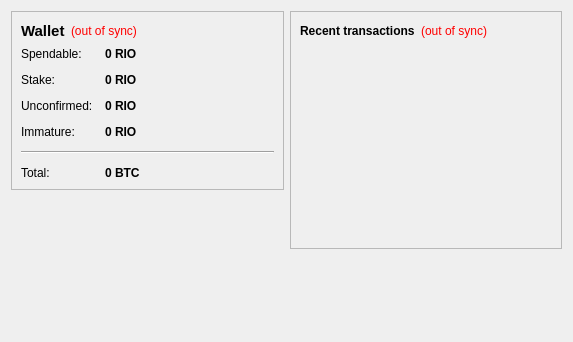
<?xml version="1.0" encoding="UTF-8"?>
<ui version="4.0">
 <class>OverviewPage</class>
 <widget class="QWidget" name="OverviewPage">
  <property name="geometry">
   <rect>
    <x>0</x>
    <y>0</y>
    <width>573</width>
    <height>342</height>
   </rect>
  </property>
  <property name="windowTitle">
   <string>Form</string>
  </property>
  <layout class="QHBoxLayout" name="horizontalLayout" stretch="1,1">
   <item>
    <layout class="QVBoxLayout" name="verticalLayout_2">
     <item>
      <widget class="QFrame" name="frame">
       <property name="frameShape">
        <enum>QFrame::StyledPanel</enum>
       </property>
       <property name="frameShadow">
        <enum>QFrame::Raised</enum>
       </property>
       <layout class="QVBoxLayout" name="verticalLayout_4">
        <item>
         <layout class="QHBoxLayout" name="horizontalLayout_4">
          <item>
           <widget class="QLabel" name="label_5">
            <property name="font">
             <font>
              <pointsize>11</pointsize>
              <weight>75</weight>
              <bold>true</bold>
             </font>
            </property>
            <property name="text">
             <string>Wallet</string>
            </property>
           </widget>
          </item>
          <item>
           <widget class="QLabel" name="labelWalletStatus">
            <property name="toolTip">
             <string>The displayed information may be out of date. Your wallet automatically synchronizes with the RioCoin network after a connection is established, but this process has not completed yet.</string>
            </property>
            <property name="styleSheet">
             <string notr="true">QLabel { color: red; }</string>
            </property>
            <property name="text">
             <string notr="true">(out of sync)</string>
            </property>
            <property name="alignment">
             <set>Qt::AlignLeading|Qt::AlignLeft|Qt::AlignVCenter</set>
            </property>
           </widget>
          </item>
          <item>
           <spacer name="horizontalSpacer_2">
            <property name="orientation">
             <enum>Qt::Horizontal</enum>
            </property>
            <property name="sizeHint" stdset="0">
             <size>
              <width>40</width>
              <height>20</height>
             </size>
            </property>
           </spacer>
          </item>
         </layout>
        </item>
        <item>
         <layout class="QFormLayout" name="formLayout_2">
          <property name="fieldGrowthPolicy">
           <enum>QFormLayout::AllNonFixedFieldsGrow</enum>
          </property>
          <property name="horizontalSpacing">
           <number>12</number>
          </property>
          <property name="verticalSpacing">
           <number>12</number>
          </property>
          <item row="0" column="0">
           <widget class="QLabel" name="label">
            <property name="text">
             <string>Spendable:</string>
            </property>
           </widget>
          </item>
          <item row="0" column="1">
           <widget class="QLabel" name="labelBalance">
            <property name="font">
             <font>
              <weight>75</weight>
              <bold>true</bold>
             </font>
            </property>
            <property name="cursor">
             <cursorShape>IBeamCursor</cursorShape>
            </property>
            <property name="toolTip">
             <string>Your current spendable balance</string>
            </property>
            <property name="text">
             <string notr="true">0 RIO</string>
            </property>
            <property name="textInteractionFlags">
             <set>Qt::LinksAccessibleByMouse|Qt::TextSelectableByKeyboard|Qt::TextSelectableByMouse</set>
            </property>
           </widget>
          </item>
          <item row="1" column="0">
           <widget class="QLabel" name="label_6">
            <property name="text">
             <string>Stake:</string>
            </property>
           </widget>
          </item>
          <item row="1" column="1">
           <widget class="QLabel" name="labelStake">
            <property name="font">
             <font>
              <weight>75</weight>
              <bold>true</bold>
             </font>
            </property>
            <property name="cursor">
             <cursorShape>IBeamCursor</cursorShape>
            </property>
            <property name="toolTip">
             <string>Total of coins that was staked, and do not yet count toward the current balance</string>
            </property>
            <property name="text">
             <string notr="true">0 RIO</string>
            </property>
            <property name="textInteractionFlags">
             <set>Qt::LinksAccessibleByMouse|Qt::TextSelectableByKeyboard|Qt::TextSelectableByMouse</set>
            </property>
           </widget>
          </item>
          <item row="2" column="0">
           <widget class="QLabel" name="label_3">
            <property name="text">
             <string>Unconfirmed:</string>
            </property>
           </widget>
          </item>
          <item row="2" column="1">
           <widget class="QLabel" name="labelUnconfirmed">
            <property name="font">
             <font>
              <weight>75</weight>
              <bold>true</bold>
             </font>
            </property>
            <property name="cursor">
             <cursorShape>IBeamCursor</cursorShape>
            </property>
            <property name="toolTip">
             <string>Total of transactions that have yet to be confirmed, and do not yet count toward the current balance</string>
            </property>
            <property name="text">
             <string notr="true">0 RIO</string>
            </property>
            <property name="textInteractionFlags">
             <set>Qt::LinksAccessibleByMouse|Qt::TextSelectableByKeyboard|Qt::TextSelectableByMouse</set>
            </property>
           </widget>
          </item>
          <item row="3" column="0">
           <widget class="QLabel" name="labelImmatureText">
            <property name="text">
             <string>Immature:</string>
            </property>
           </widget>
          </item>
          <item row="3" column="1">
           <widget class="QLabel" name="labelImmature">
            <property name="font">
             <font>
              <weight>75</weight>
              <bold>true</bold>
             </font>
            </property>
            <property name="toolTip">
             <string>Mined balance that has not yet matured</string>
            </property>
            <property name="text">
             <string notr="true">0 RIO</string>
            </property>
            <property name="textInteractionFlags">
             <set>Qt::LinksAccessibleByMouse|Qt::TextSelectableByKeyboard|Qt::TextSelectableByMouse</set>
            </property>
           </widget>
          </item>
          <item row="4" column="0" colspan="2">
           <widget class="Line" name="line">
            <property name="orientation">
             <enum>Qt::Horizontal</enum>
            </property>
           </widget>
          </item>
          <item row="5" column="0">
           <widget class="QLabel" name="labelTotalText">
            <property name="text">
             <string>Total:</string>
            </property>
           </widget>
          </item>
          <item row="5" column="1">
           <widget class="QLabel" name="labelTotal">
            <property name="font">
             <font>
              <weight>75</weight>
              <bold>true</bold>
             </font>
            </property>
            <property name="cursor">
             <cursorShape>IBeamCursor</cursorShape>
            </property>
            <property name="toolTip">
             <string>Your current total balance</string>
            </property>
            <property name="text">
             <string notr="true">0 BTC</string>
            </property>
            <property name="textInteractionFlags">
             <set>Qt::LinksAccessibleByMouse|Qt::TextSelectableByKeyboard|Qt::TextSelectableByMouse</set>
            </property>
           </widget>
          </item>
         </layout>
        </item>
       </layout>
      </widget>
     </item>
     <item>
      <spacer name="verticalSpacer">
       <property name="orientation">
        <enum>Qt::Vertical</enum>
       </property>
       <property name="sizeHint" stdset="0">
        <size>
         <width>20</width>
         <height>40</height>
        </size>
       </property>
      </spacer>
     </item>
    </layout>
   </item>
   <item>
    <layout class="QVBoxLayout" name="verticalLayout_3">
     <item>
      <widget class="QFrame" name="frame_2">
       <property name="frameShape">
        <enum>QFrame::StyledPanel</enum>
       </property>
       <property name="frameShadow">
        <enum>QFrame::Raised</enum>
       </property>
       <layout class="QVBoxLayout" name="verticalLayout">
        <item>
         <layout class="QHBoxLayout" name="horizontalLayout_2">
          <item>
           <widget class="QLabel" name="label_4">
            <property name="text">
             <string>&lt;b&gt;Recent transactions&lt;/b&gt;</string>
            </property>
           </widget>
          </item>
          <item>
           <widget class="QLabel" name="labelTransactionsStatus">
            <property name="toolTip">
             <string>The displayed information may be out of date. Your wallet automatically synchronizes with the RioCoin network after a connection is established, but this process has not completed yet.</string>
            </property>
            <property name="styleSheet">
             <string notr="true">QLabel { color: red; }</string>
            </property>
            <property name="text">
             <string notr="true">(out of sync)</string>
            </property>
            <property name="alignment">
             <set>Qt::AlignRight|Qt::AlignTrailing|Qt::AlignVCenter</set>
            </property>
           </widget>
          </item>
          <item>
           <spacer name="horizontalSpacer">
            <property name="orientation">
             <enum>Qt::Horizontal</enum>
            </property>
            <property name="sizeHint" stdset="0">
             <size>
              <width>40</width>
              <height>20</height>
             </size>
            </property>
           </spacer>
          </item>
         </layout>
        </item>
        <item>
         <widget class="QListView" name="listTransactions">
          <property name="styleSheet">
           <string notr="true">QListView { background: transparent; }</string>
          </property>
          <property name="frameShape">
           <enum>QFrame::NoFrame</enum>
          </property>
          <property name="verticalScrollBarPolicy">
           <enum>Qt::ScrollBarAlwaysOff</enum>
          </property>
          <property name="horizontalScrollBarPolicy">
           <enum>Qt::ScrollBarAlwaysOff</enum>
          </property>
          <property name="selectionMode">
           <enum>QAbstractItemView::NoSelection</enum>
          </property>
         </widget>
        </item>
       </layout>
      </widget>
     </item>
     <item>
      <spacer name="verticalSpacer_2">
       <property name="orientation">
        <enum>Qt::Vertical</enum>
       </property>
       <property name="sizeHint" stdset="0">
        <size>
         <width>20</width>
         <height>40</height>
        </size>
       </property>
      </spacer>
     </item>
    </layout>
   </item>
  </layout>
 </widget>
 <resources/>
 <connections/>
</ui>
